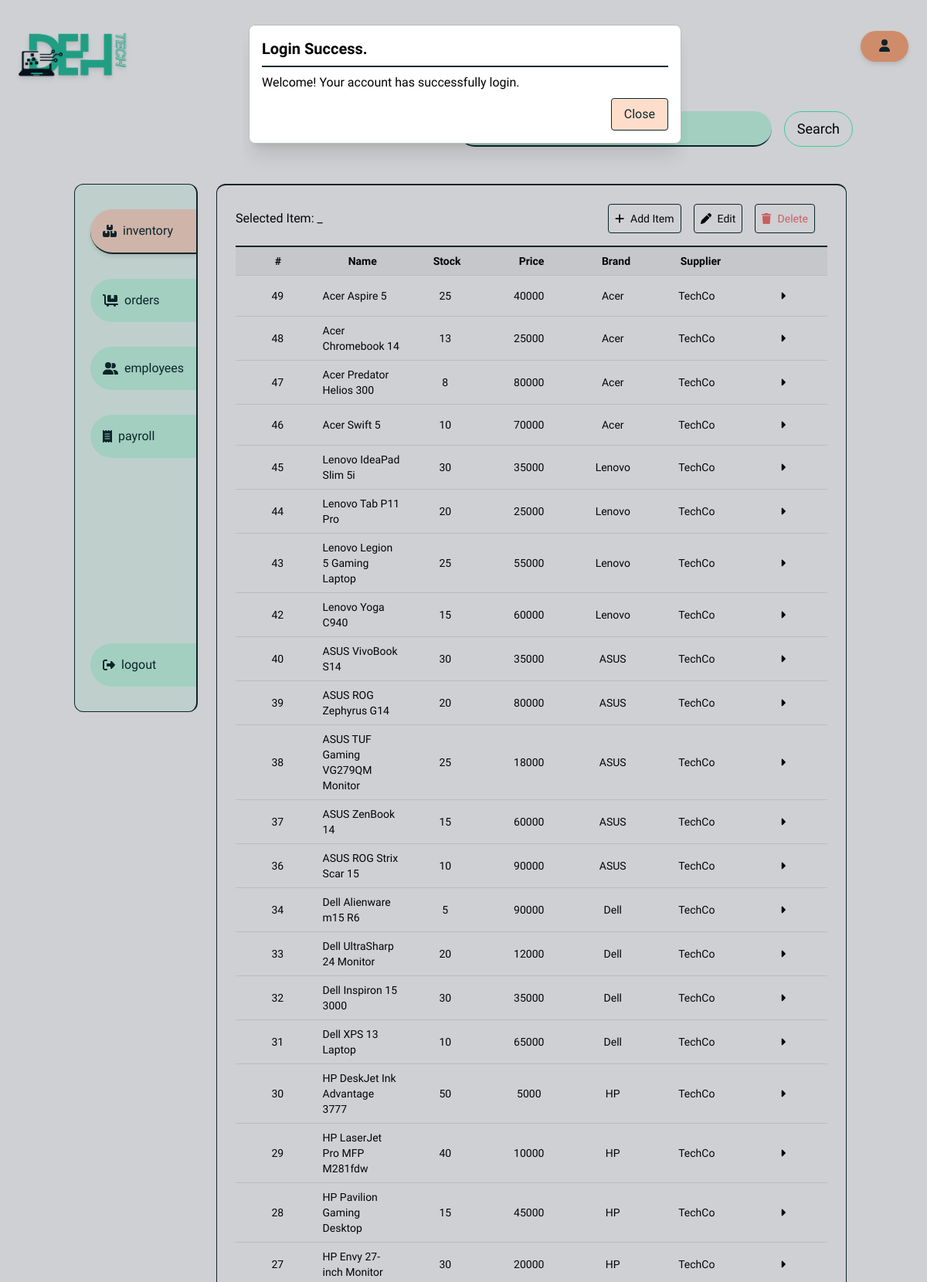
The page /admin/?res=loginsuccess (signed in, upper part) on the database its author committed.
### tables this page shows
CREATE TABLE `product` (
  `id` int(11) NOT NULL AUTO_INCREMENT,
  `item_name` varchar(100) NOT NULL,
  `price` int(11) NOT NULL,
  `stock_quantity` int(11) NOT NULL DEFAULT 0,
  `description` longtext DEFAULT NULL,
  `brand` varchar(100) DEFAULT NULL,
  `category` varchar(100) DEFAULT NULL,
  `supplier_id` int(11) DEFAULT NULL,
  `image_dir` longtext DEFAULT NULL,
  `created_at` date NOT NULL DEFAULT current_timestamp(),
  `created_by` varchar(45) DEFAULT '"developer"',
  `last_modified_at` date NOT NULL DEFAULT current_timestamp(),
  `last_modified_by` varchar(45) DEFAULT '"developer"',
  PRIMARY KEY (`id`),
  KEY `fk_supplier_id_idx` (`supplier_id`),
  CONSTRAINT `fk_supplier_id` FOREIGN KEY (`supplier_id`) REFERENCES `supplier` (`id`) ON DELETE NO ACTION ON UPDATE NO ACTION
);

CREATE TABLE `supplier` (
  `id` int(11) NOT NULL AUTO_INCREMENT,
  `name` varchar(45) NOT NULL,
  `email` varchar(100) DEFAULT NULL,
  `phone_number` varchar(45) DEFAULT NULL,
  PRIMARY KEY (`id`)
);

### scripts/db-manager.php (called while the page is built, shortened)
<?php
class DatabaseManager
{
    private ?mysqli $connection = null;
    private ?mysqli_stmt $statement = null;
    private ?string $host = null;
    private ?string $username = null;
    private ?string $password = null;
    private ?string $database = null;
    public function setConnectionInfo(string $host, string $username, string $password, string $database)
    {
        $this->host = $host;
        $this->username = $username;
        $this->password = $password;
        $this->database = $database;
        return $this;
    }
    public function connect()
    {
        if ($this->connection) {
            return $this->connection;
        }
        $this->connection = mysqli_connect($this->host, $this->username, $this->password)
            or throw new Exception("Could not connect to database");
        mysqli_select_db($this->connection, $this->database)
            or throw new Exception("Error selecting database", 1);
        return $this;
    }
    public function prepareStatement(string $query, array $params = []): mysqli_stmt
    {
        $this->query = $query;
        $this->statement = mysqli_prepare($this->connection, $this->query)
            or throw new Exception("Could not prepare statement: " . mysqli_error($this->connection));
        if (!mysqli_stmt_execute($this->statement)) {
            throw new Exception("Could not execute statement: " . mysqli_error($this->connection));
        }
        return $this->statement;
    }
    public function executeQuery(string $query, array $params = []): array
    {
        $this->query = $query;
        $this->prepareStatement($this->query, $params);
        $this->result = mysqli_stmt_get_result($this->statement);
        $rows = [];
        while ($row = mysqli_fetch_assoc($this->result)) {
            $rows[] = $row;
        }
        return $rows;
    }
}

### scripts/db-config.php (called while the page is built, shortened)
<?php
require_once 'db-manager.php';
final class DatabaseConfig extends DatabaseManager
{
    public function __construct()
    {
        return $this;
    }
}

### admin/pages/inventory.php (the view, shortened to what this page needs)
<?php
$query = <<<SQL
SELECT
p.*,
s.name as supplier
FROM
product as p
INNER JOIN supplier as s ON s.id = p.supplier_id
SQL;
$id = isset($_GET['id']) ? $_GET['id'] : null;
$mode = isset($_GET['mode']) ? $_GET['mode'] : null;
$searchVal = isset($_GET['search']) ? $_GET['search'] : null;
if ($searchVal) {
    $query .= " WHERE p.item_name LIKE '%$searchVal%' OR p.brand LIKE '%$searchVal%' OR s.name LIKE '%$searchVal%' OR p.description LIKE '%$searchVal%' or p.id LIKE '%$searchVal%'";
} elseif (!empty($_GET['id']) && $id > -1) {
    $query .= "WHERE p.id = '$id'";
} else {
    $query .= "ORDER BY p.id DESC";
}
try {
    $dbc = new DatabaseConfig();
    $products = $dbc->executeQuery($query);
} catch (Exception $ex) {
}
?>
<?php if (isset($_GET['id']) && $id > -1 && $mode != 'edit') : ?>
    <?php
    $product = $products[0];
    $itemImage = $product['image_dir'];
    ?>
    <div class="container flex flex-col space-y-4 h-full">
        <div class="w-full flex items-center space-x-4 pb-4 border-b-2 border-accent">
            <i class="fas fa-box text-3xl text-accent"></i>
            <h1 class="text-xl md:text-3xl font-bold text-accent hover:text-secondary">
                Product View
            </h1>
        </div>
        <div class="flex-1 flex space-x-4 w-full h-full rounded">
            <div class="flex flex-col items-center space-y-4 max-w-sm w-full h-screen">
                <div class="p-4 flex flex-col items-center justify-center space-y-4 border border-accent rounded w-full">
                    <h3 class="w-full">Item Image</h3>
                    <div class="flex items-center justify-center aspect-square w-full border border-accent rounded p-4">
                        <?php showImageContainer($itemImage, "product"); ?>
                    </div>
                </div>
                <div class="p-4 w-full h-1/4 flex flex-col space-y-4 ">
                    <a href="./?page=inventory&id=<?= $id ?>&mode=edit" class="w-full text-center rounded border border-accent p-2 bg-primary50 hover:scale-110 hover:border-b-2 transition-all transform">
                        Edit Information
                    </a>
                    <a href="./?page=inventory&id=<?= $id ?>&res=deleteconfirm" class="text-center w-full rounded border border-accent p-2 bg-red-300 hover:scale-110 hover:border-b-2 transition-all transform">
                        Delete
                    </a>
                </div>
            </div>
            <div class="flex flex-col space-y-4 w-full h-full">
                <div class="flex space-x-2 items-center border-b-2 py-4">
                    <i class="text-accent fas fa-info bg-primary30 aspect-square border border-accent p-1 rounded-full">
                    </i>
                    <h3 class="text-md font-medium">Product Information</h3>
                </div>
                <div class="w-full flex-col space-y-4 items-center">
                    <div class="flex justify-between">
                        <p>Item Id:</p>
                        <h1 class="text-xl font-light">
                            000<?= $product['id'] ?>
                        </h1>
                    </div>
                    <div class="flex justify-between">
                        <p>Item Name:</p>
                        <h1 class="text-3xl font-semibold">
                            <?= $product['item_name'] ?>
                        </h1>
                    </div>
                    <div class="flex justify-between">
                        <p>Price:</p>
                        <h1 class="text-2xl font-semibold">
                            P <?= $product['price'] ?>
                        </h1>
                    </div>
                    <div class="flex justify-between">
                        <p>Stock Available:</p>
                        <h1 class="text-2xl font-semibold">
                            x<?= $product['stock_quantity'] ?>
                        </h1>
                    </div>
                    <div class="flex justify-between">
                        <p>Brand: </p>
                        <h1 class="text-xl f">
                            <?= $product['brand'] ?>
                        </h1>
                    </div>
                    <div class="flex justify-between">
                        <p>Supplier: </p>
                        <h1 class="text-xl">
                            <?= $product['supplier'] ?>
                        </h1>
                    </div>
                    <div class="flex flex-col space-y-2">
                        <p>Description</p>
                        <textarea class="resize-none" name="description" id="productdesc_<?= $id ?>" cols="30" rows="5" disabled><?= $product['description'] ?></textarea>
                    </div>
                </div>
            </div>
        </div>
    </div>
<?php else : ?>
    <div class="container flex flex-col space-y-4 h-full overflow-y-hidden">
        <div class="flex items-center justify-between">
            <h3>Selected Item: <span id="selectedItemId">_</span> </h3>
            <div class="flex justify-end space-x-4 px-4 text-sm">
                <button id="create_inventory" name="create_inventory" onclick="btnActionsClicked(this)" class="flex items-center justify-center space-x-2 border border-accent p-2 rounded hover:bg-primary50 hover:border-b-2 hover:shadow-md hover:scale-[.95] transform transition-all">
                    <i class="fas fa-plus">
                    </i>
                    <span>
                        Add Item
                    </span>
                </button>
                <button id="edit_inventory" name="edit_inventory" onclick="btnActionsClicked(this)" class="flex items-center justify-center space-x-2 border border-accent p-2 rounded hover:bg-primary50 hover:border-b-2 hover:shadow-md hover:scale-[.95] transform transition-all">
                    <i class="fas fa-pen">
                    </i>
                    <span>
                        Edit
                    </span>
                </button>
                <button id="delete_inventory" name="delete_inventory" onclick="btnActionsClicked(this)" class="text-red-400 flex items-center justify-center space-x-2 border border-accent p-2 rounded hover:bg-primary50 hover:border-b-2 hover:shadow-md hover:scale-[.95] transform transition-all">
                    <i class="fas fa-trash">
                    </i>
                    <span>
                        Delete
                    </span>
                </button>
            </div>
        </div>
        <div class="h-[90%] relative overflow-y-auto container border-t-2 border-accent ">
            <div class="w-full flex flex-col">
                <div class="flex items-center justify-around space-x-2 border-b p-1 py-2 bg-gray-100">
                    <h3 class="w-1/6 text-center text-ellipsis font-semibold text-sm">
                        #
                    </h3>
                    <h3 class="w-1/6 text-center text-ellipsis font-semibold text-sm">
                        Name
                    </h3>
                    <h3 class="w-1/6 text-center text-ellipsis font-semibold text-sm">
                        Stock
                    </h3>
                    <h3 class="w-1/6 text-center text-ellipsis font-semibold text-sm">
                        Price
                    </h3>
                    <h3 class="w-1/6 text-center text-ellipsis font-semibold text-sm">
                        Brand
                    </h3>
                    <h3 class="w-1/6 text-center text-ellipsis font-semibold text-sm">
                        Supplier
                    </h3>
                    <h3 class="w-1/6 text-center text-ellipsis font-semibold text-sm">
                    </h3>
                </div>
                <?php foreach ($products as $product) : ?>
                    <div onclick="rowClicked(this)" name="inventory_<?= $product['id'] ?>" id="inventory_<?= $product['id'] ?>" class="cursor-pointer flex items-center justify-around space-x-2 border-b p-1 py-2 hover:bg-primary30 hover:border-y-2 hover:border-accent hover:scale-x-105 hover:font-bold transform transition-all">
                        <p class="w-1/6 text-center text-ellipsis font-light text-sm">
                            <?= $product['id'] ?>
                        </p>
                        <p class="w-1/6 text-left text-ellipsis font-light text-sm">
                            <?= $product['item_name'] ?>
                        </p>
                        <p class="w-1/6 text-center text-ellipsis font-light text-sm">
                            <?= $product['stock_quantity'] ?>
                        </p>
                        <p class="w-1/6 text-center text-ellipsis font-light text-sm">
                            <?= $product['price'] ?>
                        </p>
                        <p class="w-1/6 text-center text-ellipsis font-light text-sm">
                            <?= $product['brand'] ?>
                        </p>
                        <p class="w-1/6 text-center text-ellipsis font-light text-sm">
                            <?= wordwrap($product['supplier'], 10, '<br>', true) ?>
                        </p>
                        <a name="viewItem" href="./?page=inventory&id=<?= $product['id'] ?>" class="w-1/6 z-10 text-center p-2 px-4 font-light text-sm relative">
                            <i class="fas fa-caret-right hover:text-3xl hover:text-secondary transform transition-all"></i>
                        </a>
                    </div>
                <?php endforeach; ?>
            </div>
        </div>
    </div>
<?php endif; ?>

### css/main.css (style rules this page uses)
html { line-height: 1.5; -webkit-text-size-adjust: 100%; -moz-tab-size: 4; -o-tab-size: 4; tab-size: 4; font-family: Lexend, sans-serif; font-feature-settings: normal; font-variation-settings: normal; }
body { margin: 0; line-height: inherit; }
h1, h2, h3, h4, h5, h6 { font-size: inherit; font-weight: inherit; }
a { color: inherit; text-decoration: inherit; }
button, input, optgroup, select, textarea { font-family: inherit; font-feature-settings: inherit; font-variation-settings: inherit; font-size: 100%; font-weight: inherit; line-height: inherit; color: inherit; margin: 0; padding: 0; }
button, select { text-transform: none; }
button, [type='button'], [type='reset'], [type='submit'] { -webkit-appearance: button; background-color: transparent; background-image: none; }
blockquote, dl, dd, h1, h2, h3, h4, h5, h6, hr, figure, p, pre { margin: 0; }
button, [role="button"] { cursor: pointer; }
img, svg, video, canvas, audio, iframe, embed, object { display: block; vertical-align: middle; }
html { font-family: 'Lexend', system-ui, sans-serif; color: #000; }
.container { width: 100%; }
@media (min-width: 640px) { .container { max-width: 640px; } }
@media (min-width: 768px) { .container { max-width: 768px; } }
@media (min-width: 1024px) { .container { max-width: 1024px; } }
.relative { position: relative; }
.z-10 { z-index: 10; }
.flex { display: flex; }
.h-\[90\%\] { height: 90%; }
.h-full { height: 100%; }
.w-1\/6 { width: 16.666667%; }
.w-full { width: 100%; }
.transform { transform: translate(var(--tw-translate-x), var(--tw-translate-y)) rotate(var(--tw-rotate)) skewX(var(--tw-skew-x)) skewY(var(--tw-skew-y)) scaleX(var(--tw-scale-x)) scaleY(var(--tw-scale-y)); }
.cursor-pointer { cursor: pointer; }
.flex-col { flex-direction: column; }
.items-center { align-items: center; }
.justify-end { justify-content: flex-end; }
.justify-center { justify-content: center; }
.justify-between { justify-content: space-between; }
.justify-around { justify-content: space-around; }
.space-x-2 > :not([hidden]) ~ :not([hidden]) { --tw-space-x-reverse: 0; margin-right: calc(0.5rem * var(--tw-space-x-reverse)); margin-left: calc(0.5rem * calc(1 - var(--tw-space-x-reverse))); }
.space-x-4 > :not([hidden]) ~ :not([hidden]) { --tw-space-x-reverse: 0; margin-right: calc(1rem * var(--tw-space-x-reverse)); margin-left: calc(1rem * calc(1 - var(--tw-space-x-reverse))); }
.space-y-4 > :not([hidden]) ~ :not([hidden]) { --tw-space-y-reverse: 0; margin-top: calc(1rem * calc(1 - var(--tw-space-y-reverse))); margin-bottom: calc(1rem * var(--tw-space-y-reverse)); }
.overflow-y-auto { overflow-y: auto; }
.overflow-y-hidden { overflow-y: hidden; }
.text-ellipsis { text-overflow: ellipsis; }
.rounded { border-radius: 0.25rem; }
.border { border-width: 1px; }
.border-b { border-bottom-width: 1px; }
.border-t-2 { border-top-width: 2px; }
.border-accent { --tw-border-opacity: 1; border-color: rgb(11 41 45 / var(--tw-border-opacity)); }
.bg-gray-100 { --tw-bg-opacity: 1; background-color: rgb(243 244 246 / var(--tw-bg-opacity)); }
.p-1 { padding: 0.25rem; }
.p-2 { padding: 0.5rem; }
.px-4 { padding-left: 1rem; padding-right: 1rem; }
.py-2 { padding-top: 0.5rem; padding-bottom: 0.5rem; }
.text-left { text-align: left; }
.text-center { text-align: center; }
.text-sm { font-size: 0.875rem; line-height: 1.25rem; }
.font-light { font-weight: 300; }
.font-semibold { font-weight: 600; }
.text-red-400 { --tw-text-opacity: 1; color: rgb(248 113 113 / var(--tw-text-opacity)); }
.transition-all { transition-property: all; transition-timing-function: cubic-bezier(0.4, 0, 0.2, 1); transition-duration: 150ms; }
* { scrollbar-width: thin; scrollbar-color: #888 #f1f1f1; box-sizing: border-box; margin: 0; padding: 0; }

### rows shown on the page
product: id "49", item_name "Acer Aspire 5", stock_quantity "25", price "40000", brand "Acer", supplier.name "TechCo"
product: id "48", item_name "Acer Chromebook 14", stock_quantity "13", price "25000", brand "Acer", supplier.name "TechCo"
product: id "47", item_name "Acer Predator Helios 300", stock_quantity "8", price "80000", brand "Acer", supplier.name "TechCo"
product: id "46", item_name "Acer Swift 5", stock_quantity "10", price "70000", brand "Acer", supplier.name "TechCo"
product: id "45", item_name "Lenovo IdeaPad Slim 5i", stock_quantity "30", price "35000", brand "Lenovo", supplier.name "TechCo"
product: id "44", item_name "Lenovo Tab P11 Pro", stock_quantity "20", price "25000", brand "Lenovo", supplier.name "TechCo"
product: id "43", item_name "Lenovo Legion 5 Gaming Laptop", stock_quantity "25", price "55000", brand "Lenovo", supplier.name "TechCo"
product: id "42", item_name "Lenovo Yoga C940", stock_quantity "15", price "60000", brand "Lenovo", supplier.name "TechCo"
product: id "40", item_name "ASUS VivoBook S14", stock_quantity "30", price "35000", brand "ASUS", supplier.name "TechCo"
product: id "39", item_name "ASUS ROG Zephyrus G14", stock_quantity "20", price "80000", brand "ASUS", supplier.name "TechCo"
product: id "38", item_name "ASUS TUF Gaming VG279QM Monitor", stock_quantity "25", price "18000", brand "ASUS", supplier.name "TechCo"
product: id "37", item_name "ASUS ZenBook 14", stock_quantity "15", price "60000", brand "ASUS", supplier.name "TechCo"
product: id "36", item_name "ASUS ROG Strix Scar 15", stock_quantity "10", price "90000", brand "ASUS", supplier.name "TechCo"
product: id "34", item_name "Dell Alienware m15 R6", stock_quantity "5", price "90000", brand "Dell", supplier.name "TechCo"
product: id "33", item_name "Dell UltraSharp 24 Monitor", stock_quantity "20", price "12000", brand "Dell", supplier.name "TechCo"
product: id "32", item_name "Dell Inspiron 15 3000", stock_quantity "30", price "35000", brand "Dell", supplier.name "TechCo"
product: id "31", item_name "Dell XPS 13 Laptop", stock_quantity "10", price "65000", brand "Dell", supplier.name "TechCo"
product: id "30", item_name "HP DeskJet Ink Advantage 3777", stock_quantity "50", price "5000", brand "HP", supplier.name "TechCo"
product: id "29", item_name "HP LaserJet Pro MFP M281fdw", stock_quantity "40", price "10000", brand "HP", supplier.name "TechCo"
product: id "28", item_name "HP Pavilion Gaming Desktop", stock_quantity "15", price "45000", brand "HP", supplier.name "TechCo"
product: id "27", item_name "HP Envy 27-inch Monitor", stock_quantity "30", price "20000", brand "HP", supplier.name "TechCo"

### other values the page prints
$title "Login Success."
$message "Welcome! Your account has successfully login."
$btnClose "Close"
